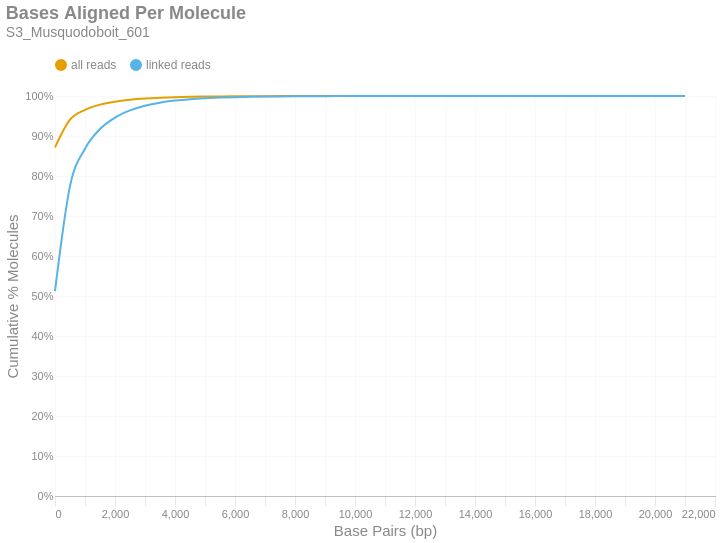

The notebook cell this image was saved under:
### Markdown cell above
### Bases Aligned Per Molecule
This is a cumulative frequency distribution showing the number of base pairs aligned per unique molecule. These data are shown in 500 bp bins. There are two distributions: one with `all reads` (yellow) and another with only `linked reads` (blue). The percent of molecules in the `linked reads` distribution is relative to the total number of linked molecules.

### Code cell
if SKIPLR:
    print_html(f"Skipped")
else:
    binned_df = consolidated_hist(valids['aligned_bp'], mask, 500, True)
    with SafeRender(binned_df):
        (
            density_plot(binned_df, 'Bases Aligned Per Molecule', samplename, 'basesper')
            .encode(
                x=alt.X('bin:Q', title="Base Pairs (bp)").axis(tickMinStep=500).scale(padding=0),
                y=alt.Y('value:Q', title='Cumulative % Molecules')
                    .axis(format='%')
                    .scale(domain = [0,1])
                    .stack(False),
                color=alt.Color("key:N").scale(domain = ["all reads", "linked reads"]),
                tooltip = [
                    alt.Tooltip("key:N", title = "Data Type"),
                    alt.Tooltip("range_label:N", title="Bases Aligned Per Molecule"),
                    alt.Tooltip("value:Q", format = ".2%", title="% Molecules (Cum.)")
                ]
            )
        ).display()

### Figure 1 — Vega-Lite specification as saved in the notebook (floating-point values rounded to 4 significant figures)
{"width": "container", "height": 400, "config": {"title": {"anchor": "start", "dy": -15, "fontSize": 18, "color": "#888888", "subtitleColor": "#888888", "subtitleFontSize": 14}, "arc": {"fill": "#0072B2"}, "axis": {"domainColor": "#888888", "domainWidth": 0.5, "gridWidth": 0.2, "grid": false, "titleFontWeight": 400, "titleFontSize": 15, "labelFontSize": 11, "labelColor": "#888888", "tickColor": "#888888", "tickWidth": 0.2, "titleColor": "#888888"}, "axisBand": {"grid": false}, "axisX": {"grid": true, "tickSize": 10, "domainCap": "round"}, "axisY": {"domain": false, "grid": true, "tickSize": 0, "domainCap": "round"}, "background": "transparent", "header": {"labelFontSize": 15, "labelColor": "#888888", "titleFontSize": 15, "titleFontWeight": 600, "titleColor": "#888888"}, "legend": {"labelFont": "sans-serif", "labelFontSize": 12, "labelColor": "#888888", "symbolSize": 100, "symbolType": "circle", "titleFontSize": 12, "titlePadding": 10, "titleColor": "#888888", "title": null, "orient": "top"}, "range": {"category": ["#E69F00", "#56B4E9", "#009E73", "#F0E442", "#0072B2", "#D55E00", "#CC79A7", "#000000"], "diverging": ["#cfe8f3", "#a2d4ec", "#73bfe2", "#46abdb", "#1696d2", "#12719e"]}, "area": {"fill": "#0072B2", "fillOpacity": 0.7, "line": true, "strokeOpacity": 0.7}, "line": {"color": "#0072B2", "stroke": "#0072B2", "strokeWidth": 2}, "trail": {"color": "#0072B2", "stroke": "#0072B2", "strokeWidth": 0, "size": 1}, "point": {"filled": true, "fillOpacity": 1.0, "size": 95}, "text": {"color": "#888888", "fontSize": 11, "align": "right", "fontWeight": 400, "size": 11}, "bar": {"fill": "#0072B2", "stroke": null}, "view": {"stroke": null, "continuousWidth": 660, "continuousHeight": 400}}, "data": {"name": "data-60c2ca26d9aa7b1ebd700c9f86aa39f3"}, "mark": {"type": "line", "interpolate": "monotone", "point": {"opacity": 0, "size": 275}}, "encoding": {"color": {"field": "key", "scale": {"domain": ["all reads", "linked reads"]}, "type": "nominal"}, "tooltip": [{"field": "key", "title": "Data Type", "type": "nominal"}, {"field": "range_label", "title": "Bases Aligned Per Molecule", "type": "nominal"}, {"field": "value", "format": ".2%", "title": "% Molecules (Cum.)", "type": "quantitative"}], "x": {"axis": {"tickMinStep": 500}, "field": "bin", "scale": {"padding": 0}, "title": "Base Pairs (bp)", "type": "quantitative"}, "y": {"axis": {"format": "%"}, "field": "value", "scale": {"domain": [0, 1]}, "stack": false, "title": "Cumulative % Molecules", "type": "quantitative"}}, "params": [{"name": "param_c36ac31b6afebe62", "select": {"type": "point", "fields": ["key"]}, "bind": "legend"}], "title": {"text": "Bases Aligned Per Molecule", "subtitle": "S3_Musquodoboit_601"}, "transform": [{"fold": ["all reads (cumsum)", "linked reads (cumsum)"]}, {"calculate": "replace(datum.key, ' (cumsum)', '')", "as": "key"}, {"filter": {"param": "param_c36ac31b6afebe62"}}], "usermeta": {"embedOptions": {"downloadFileName": "S3_Musquodoboit_601.basesper"}}, "$schema": "https://vega.github.io/schema/vega-lite/v6.1.0.json", "datasets": {"data-60c2ca26d9aa7b1ebd700c9f86aa39f3": [{"bin": "0.0", "interval": "0.0-500.0", "all reads": 0.8717, "linked reads": 0.512, "all reads (cumsum)": 0.8717, "linked reads (cumsum)": 0.512, "range_label": "0-499"}, {"bin": "500.0", "interval": "500.0-1000.0", "all reads": 0.06924, "linked reads": 0.2627, "all reads (cumsum)": 0.9409, "linked reads (cumsum)": 0.7747, "range_label": "500-999"}, {"bin": "1000.0", "interval": "1000.0-1500.0", "all reads": 0.02456, "linked reads": 0.09365, "all reads (cumsum)": 0.9655, "linked reads (cumsum)": 0.8683, "range_label": "1000-1499"}, {"bin": "1500.0", "interval": "1500.0-2000.0", "all reads": 0.01289, "linked reads": 0.04915, "all reads (cumsum)": 0.9784, "linked reads (cumsum)": 0.9175, "range_label": "1500-1999"}, {"bin": "2000.0", "interval": "2000.0-2500.0", "all reads": 0.00751, "linked reads": 0.02864, "all reads (cumsum)": 0.9859, "linked reads (cumsum)": 0.9461, "range_label": "2000-2499"}, {"bin": "2500.0", "interval": "2500.0-3000.0", "all reads": 0.004723, "linked reads": 0.01801, "all reads (cumsum)": 0.9906, "linked reads (cumsum)": 0.9641, "range_label": "2500-2999"}, {"bin": "3000.0", "interval": "3000.0-3500.0", "all reads": 0.003053, "linked reads": 0.01164, "all reads (cumsum)": 0.9936, "linked reads (cumsum)": 0.9758, "range_label": "3000-3499"}, {"bin": "3500.0", "interval": "3500.0-4000.0", "all reads": 0.001999, "linked reads": 0.007622, "all reads (cumsum)": 0.9956, "linked reads (cumsum)": 0.9834, "range_label": "3500-3999"}, {"bin": "4000.0", "interval": "4000.0-4500.0", "all reads": 0.001326, "linked reads": 0.005058, "all reads (cumsum)": 0.997, "linked reads (cumsum)": 0.9885, "range_label": "4000-4499"}, {"bin": "4500.0", "interval": "4500.0-5000.0", "all reads": 0.0009211, "linked reads": 0.003513, "all reads (cumsum)": 0.9979, "linked reads (cumsum)": 0.992, "range_label": "4500-4999"}, {"bin": "5000.0", "interval": "5000.0-5500.0", "all reads": 0.00062, "linked reads": 0.002365, "all reads (cumsum)": 0.9985, "linked reads (cumsum)": 0.9943, "range_label": "5000-5499"}, {"bin": "5500.0", "interval": "5500.0-6000.0", "all reads": 0.0004394, "linked reads": 0.001676, "all reads (cumsum)": 0.999, "linked reads (cumsum)": 0.996, "range_label": "5500-5999"}, {"bin": "6000.0", "interval": "6000.0-6500.0", "all reads": 0.0002974, "linked reads": 0.001134, "all reads (cumsum)": 0.9993, "linked reads (cumsum)": 0.9971, "range_label": "6000-6499"}, {"bin": "6500.0", "interval": "6500.0-7000.0", "all reads": 0.0002134, "linked reads": 0.0008139, "all reads (cumsum)": 0.9995, "linked reads (cumsum)": 0.998, "range_label": "6500-6999"}, {"bin": "7000.0", "interval": "7000.0-7500.0", "all reads": 0.0001479, "linked reads": 0.000564, "all reads (cumsum)": 0.9996, "linked reads (cumsum)": 0.9985, "range_label": "7000-7499"}, {"bin": "7500.0", "interval": "7500.0-8000.0", "all reads": 0.0001032, "linked reads": 0.0003938, "all reads (cumsum)": 0.9997, "linked reads (cumsum)": 0.9989, "range_label": "7500-7999"}, {"bin": "8000.0", "interval": "8000.0-8500.0", "all reads": 7.869e-05, "linked reads": 0.0003001, "all reads (cumsum)": 0.9998, "linked reads (cumsum)": 0.9992, "range_label": "8000-8499"}, {"bin": "8500.0", "interval": "8500.0-9000.0", "all reads": 5.915e-05, "linked reads": 0.0002256, "all reads (cumsum)": 0.9999, "linked reads (cumsum)": 0.9994, "range_label": "8500-8999"}, {"bin": "9000.0", "interval": "9000.0-9500.0", "all reads": 3.962e-05, "linked reads": 0.0001511, "all reads (cumsum)": 0.9999, "linked reads (cumsum)": 0.9996, "range_label": "9000-9499"}, {"bin": "9500.0", "interval": "9500.0-10000.0", "all reads": 2.754e-05, "linked reads": 0.000105, "all reads (cumsum)": 0.9999, "linked reads (cumsum)": 0.9997, "range_label": "9500-9999"}, {"bin": "10000.0", "interval": "10000.0-10500.0", "all reads": 2.171e-05, "linked reads": 8.279e-05, "all reads (cumsum)": 0.9999, "linked reads (cumsum)": 0.9998, "range_label": "10000-10499"}, {"bin": "10500.0", "interval": "10500.0-11000.0", "all reads": 1.723e-05, "linked reads": 6.571e-05, "all reads (cumsum)": 1.0, "linked reads (cumsum)": 0.9998, "range_label": "10500-10999"}, {"bin": "11000.0", "interval": "11000.0-11500.0", "all reads": 1.18e-05, "linked reads": 4.502e-05, "all reads (cumsum)": 1.0, "linked reads (cumsum)": 0.9999, "range_label": "11000-11499"}, {"bin": "11500.0", "interval": "11500.0-12000.0", "all reads": 7.326e-06, "linked reads": 2.794e-05, "all reads (cumsum)": 1.0, "linked reads (cumsum)": 0.9999, "range_label": "11500-11999"}, {"bin": "12000.0", "interval": "12000.0-12500.0", "all reads": 5.291e-06, "linked reads": 2.018e-05, "all reads (cumsum)": 1.0, "linked reads (cumsum)": 0.9999, "range_label": "12000-12499"}, {"bin": "12500.0", "interval": "12500.0-13000.0", "all reads": 3.663e-06, "linked reads": 1.397e-05, "all reads (cumsum)": 1.0, "linked reads (cumsum)": 1.0, "range_label": "12500-12999"}, {"bin": "13000.0", "interval": "13000.0-13500.0", "all reads": 3.663e-06, "linked reads": 1.397e-05, "all reads (cumsum)": 1.0, "linked reads (cumsum)": 1.0, "range_label": "13000-13499"}, {"bin": "13500.0", "interval": "13500.0-14000.0", "all reads": 2.171e-06, "linked reads": 8.279e-06, "all reads (cumsum)": 1.0, "linked reads (cumsum)": 1.0, "range_label": "13500-13999"}, {"bin": "14000.0", "interval": "14000.0-14500.0", "all reads": 9.497e-07, "linked reads": 3.622e-06, "all reads (cumsum)": 1.0, "linked reads (cumsum)": 1.0, "range_label": "14000-14499"}, {"bin": "14500.0", "interval": "14500.0-15000.0", "all reads": 1.221e-06, "linked reads": 4.657e-06, "all reads (cumsum)": 1.0, "linked reads (cumsum)": 1.0, "range_label": "14500-14999"}, {"bin": "15000.0", "interval": "15000.0-15500.0", "all reads": 6.784e-07, "linked reads": 2.587e-06, "all reads (cumsum)": 1.0, "linked reads (cumsum)": 1.0, "range_label": "15000-15499"}, {"bin": "15500.0", "interval": "15500.0-16000.0", "all reads": 1.221e-06, "linked reads": 4.657e-06, "all reads (cumsum)": 1.0, "linked reads (cumsum)": 1.0, "range_label": "15500-15999"}, {"bin": "16000.0", "interval": "16000.0-16500.0", "all reads": 6.784e-07, "linked reads": 2.587e-06, "all reads (cumsum)": 1.0, "linked reads (cumsum)": 1.0, "range_label": "16000-16499"}, {"bin": "16500.0", "interval": "16500.0-17000.0", "all reads": 4.07e-07, "linked reads": 1.552e-06, "all reads (cumsum)": 1.0, "linked reads (cumsum)": 1.0, "range_label": "16500-16999"}, {"bin": "17000.0", "interval": "17000.0-17500.0", "all reads": 5.427e-07, "linked reads": 2.07e-06, "all reads (cumsum)": 1.0, "linked reads (cumsum)": 1.0, "range_label": "17000-17499"}, {"bin": "17500.0", "interval": "17500.0-18000.0", "all reads": 0.0, "linked reads": 0.0, "all reads (cumsum)": 1.0, "linked reads (cumsum)": 1.0, "range_label": "17500-17999"}, {"bin": "18000.0", "interval": "18000.0-18500.0", "all reads": 0.0, "linked reads": 0.0, "all reads (cumsum)": 1.0, "linked reads (cumsum)": 1.0, "range_label": "18000-18499"}, {"bin": "18500.0", "interval": "18500.0-19000.0", "all reads": 2.713e-07, "linked reads": 1.035e-06, "all reads (cumsum)": 1.0, "linked reads (cumsum)": 1.0, "range_label": "18500-18999"}, {"bin": "19000.0", "interval": "19000.0-19500.0", "all reads": 1.357e-07, "linked reads": 5.174e-07, "all reads (cumsum)": 1.0, "linked reads (cumsum)": 1.0, "range_label": "19000-19499"}, {"bin": "19500.0", "interval": "19500.0-20000.0", "all reads": 0.0, "linked reads": 0.0, "all reads (cumsum)": 1.0, "linked reads (cumsum)": 1.0, "range_label": "19500-19999"}, {"bin": "20000.0", "interval": "20000.0-20500.0", "all reads": 0.0, "linked reads": 0.0, "all reads (cumsum)": 1.0, "linked reads (cumsum)": 1.0, "range_label": "20000-20499"}, {"bin": "20500.0", "interval": "20500.0-21000.0", "all reads": 0.0, "linked reads": 0.0, "all reads (cumsum)": 1.0, "linked reads (cumsum)": 1.0, "range_label": "20500-20999"}, {"bin": "21000.0", "interval": "21000.0-21500.0", "all reads": 2.713e-07, "linked reads": 1.035e-06, "all reads (cumsum)": 1.0, "linked reads (cumsum)": 1.0, "range_label": "21000-21499"}]}}
